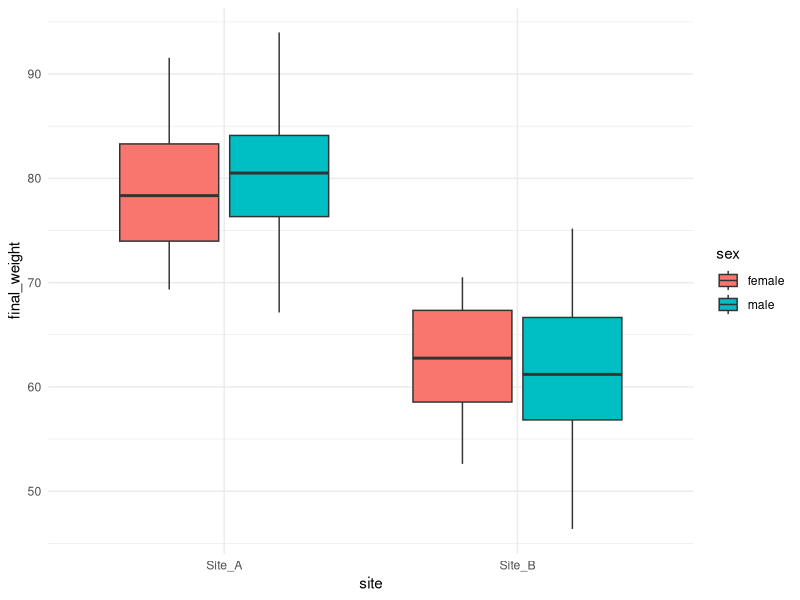

Source code (R):
#### In class activity November 11, 2025 ----- 
# In class activity will also be the homework

#### Load libraries ----

library(tidyverse)
library(car)
library(emmeans)

#### Exercise: simulation and estimation of linear models with one categorical and one continuous predictor

# With last week's code simulate 100 observations of two level categorical data

# Using your code from last week's homework, add a two-level categorical X-value
# and simulate sufficient data (say 100 obs total, split evenly
# between the two levels) to estimate the parameters of an ANCOVA model.
# You can decide whether there is an interaction or not 
# (same slopes but different intercepts vs different slopes and intercepts)
# or even whether the categorical variable matters at all.

#### Part 1 ----

# since we want two levels, let's say they are treatment 1 and treatment 2
# and let's we got to have equal sample sizes, so 50 of treatment 1 and 50 of treatment 2

## save treatment 1

t1_x <- rnorm(50, mean = 15, sd = 2) #t1 _x for treatment 1 x-values
t1_error <- rnorm(50, mean = 15, sd =2) # save errors for these x-values. for ease, let's normally distribute them

slope_1 <- 3
intercept_1 <- 20

# simulate y values from the first treatment

t1_y <- intercept_1 + (slope_1 * t1_x) + t1_error

# save this as a data frame
location <- "Site_A"
individual_id <- seq(1:50)
sex1 <- sample(c("male", "female"), size = 50, replace = TRUE)
treat1 <- data.frame(site = location, individual = individual_id, sex = sex1, initial_weight = t1_x, final_weight = t1_y)

## save treatment 2 

t2_x <- rnorm(50, mean = 10, sd = 2) #t2_x for treatment 2 x-values
t2_error <- rnorm(50, mean = 10, sd = 2) # save errors for the x-values

slope_2 <- 3
intercept_2 <- 21

# simulate y values from the second treatment

t2_y <- intercept_2 + (slope_2 * t2_x) + t2_error

# save treatment two as a data frame
location2 <- "Site_B"
individual_id <- seq(1:50)
sex2 <- sample(c("male", "female"), size = 50, replace = TRUE)
treat2 <- data.frame(site = location2, individual = individual_id, sex = sex2, initial_weight = t2_x, final_weight = t2_y)


# combine the two data frames into one

df_both <- rbind(treat1, treat2)

## Preliminary data exploration

# make boxplots!! They are fun!

site_boxplots <- ggplot(data = df_both, mapping = aes(x = site, y = final_weight, fill = sex)) +
  geom_boxplot() +
  theme_minimal()

site_boxplots
# well, looking at these boxplots, I would certainly expect the ancova to say these are significant results

# so let's actually run the ancova
# to do this, first build out our simple linear model

mod1 <- lm(final_weight ~ site + sex, data = df_both) #model of final_weight as a result of site, sex as a covariate?

# Summary of the model
summary(mod1)

# Type II ANOVA table (common for ANCOVA)
Anova(mod1, type = "II")

emmeans(mod1, ~ site)

# Write a brief (2-3 sentences) ecological scenario for these data 
# and give the variables related names and units
# Finish with an ecological question that fits the ANCOVA format. 
# For example, "Does the depth distribution of pigmented and unpigmented Daphnia
# respond similarly to changes in light intensity?"
# There's a continuous response variable, a continuous predictor, and a 2-level factor.

#Average weight gain in bear cubs at two sites after 6 months
#disclaimer: I know nothing about bear cubs
#Did cubs at one site gain significantly more weight on average than at another site?

# Researchers are interested in the growth of bear cubs at two national park sites.
# They weighed 50 bear cubs at each site, and then six months later, reweighed those cubs.
# They want to know if the bear cubs are significantly heavier at one site or another.
